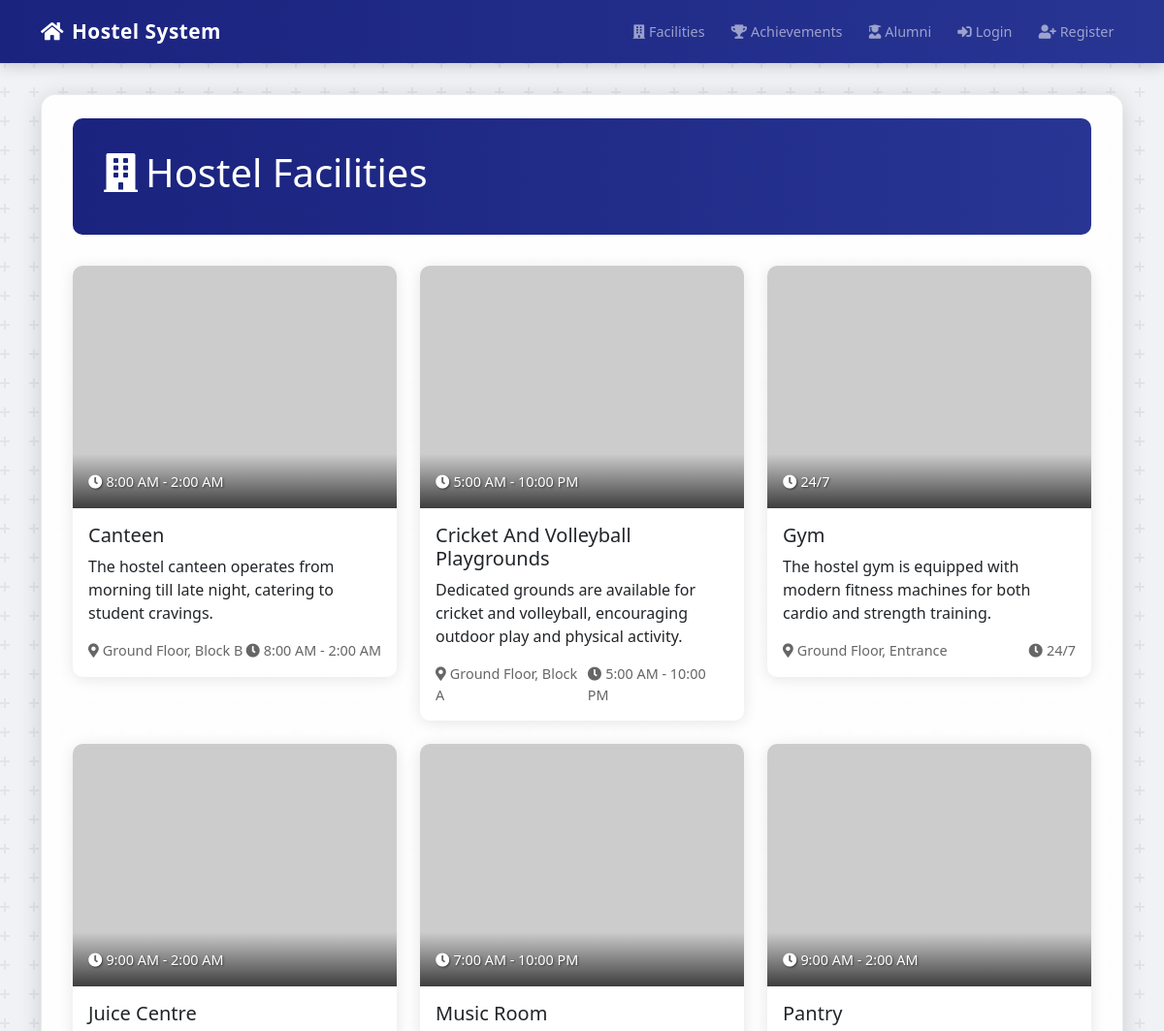
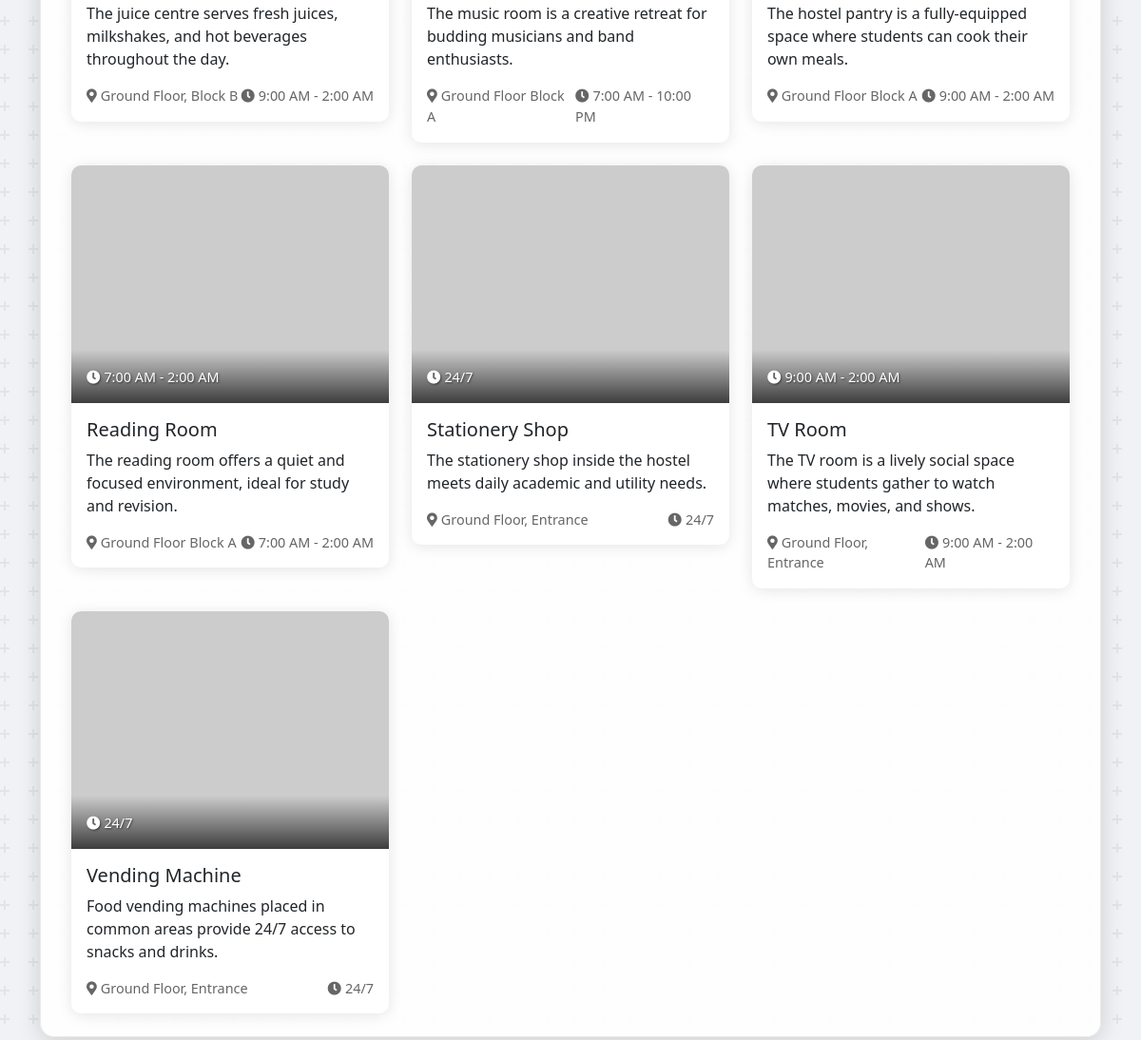
Screenshot of /facilities with the database file from the repository (2 pictures, top to bottom).
### app.py (models this page shows)
class Facility(db.Model):
    id = db.Column(db.Integer, primary_key=True)
    name = db.Column(db.String(100), nullable=False)
    description = db.Column(db.Text, nullable=False)
    location = db.Column(db.String(100), nullable=False)
    availability = db.Column(db.String(50), nullable=False)
    image_url = db.Column(db.String(200))
    created_at = db.Column(db.DateTime, nullable=False, default=datetime.utcnow)

### app.py (the view)
@app.route('/facilities')
def facilities():
    facilities = Facility.query.order_by(Facility.name).all()
    return render_template('facilities.html', title='Hostel Facilities', facilities=facilities)

### templates/facilities.html (shortened to what this page needs)
{% extends "base.html" %}
{% block content %}
<div class="container-md py-4">
    <div class="dashboard-header">
        <div class="d-flex justify-content-between align-items-center">
            <h1><i class="fas fa-building me-2"></i>Hostel Facilities</h1>
        </div>
    </div>
    <div class="facilities-section">
        <div class="row g-4">
            {% for facility in facilities %}
                <div class="col-md-6 col-lg-4">
                    <div class="facility-card">
                        <div class="card h-100">
                            {% if facility.image_url %}
                                <div class="card-img-wrapper">
                                    <img src="{{ facility.image_url }}"
                                         class="card-img-top facility-img"
                                         alt="{{ facility.name }}"
                                         onerror="this.src='https://picsum.photos/800/400';this.onerror=null;">
                                    <div class="img-overlay">
                                        <span class="availability-badge">
                                            <i class="fas fa-clock me-1"></i>{{ facility.availability }}
                                        </span>
                                    </div>
                                </div>
                            {% endif %}
                            <div class="card-body">
                                <h5 class="card-title">{{ facility.name }}</h5>
                                <p class="card-text">{{ facility.description }}</p>
                                <div class="facility-meta">
                                    <span class="location">
                                        <i class="fas fa-map-marker-alt me-1"></i>{{ facility.location }}
                                    </span>
                                    <span class="availability">
                                        <i class="fas fa-clock me-1"></i>{{ facility.availability }}
                                    </span>
                                </div>
                            </div>
                        </div>
                    </div>
                </div>
            {% endfor %}
        </div>
    </div>
</div>
{% endblock %}

### templates/base.html (style rules this page uses)
body { background-color: #f0f2f5; }
.container-md { background-color: rgba(255, 255, 255, 0.92); border-radius: 15px; box-shadow: 0 4px 25px rgba(0, 0, 0, 0.15); padding: 2rem; margin-top: 2rem; margin-bottom: 2rem; border: 1px solid rgba(0,0,0,0.08); }
.dashboard-header, .hero-section { border-radius: 10px; position: relative; overflow: hidden; }

### templates/facilities.html (style rules this page uses)
.dashboard-header { background: linear-gradient(to right, #1a237e, #283593); padding: 2rem; margin: 0 0 2rem 0; color: white; border-radius: 10px; }
.facility-card { transition: all 0.3s ease; animation: fadeIn 0.5s ease-in; }
.card-img-wrapper { position: relative; overflow: hidden; background-color: #f8f9fa; }
.facility-img { height: 250px; object-fit: cover; transition: transform 0.3s ease; background-color: #f8f9fa; }
.img-overlay { position: absolute; bottom: 0; left: 0; right: 0; padding: 1rem; background: linear-gradient(to top, rgba(0,0,0,0.7), transparent); }
.availability-badge { color: white; font-size: 0.9rem; text-shadow: 1px 1px 2px rgba(0,0,0,0.5); }
.card { border: none; box-shadow: 0 2px 15px rgba(0,0,0,0.1); border-radius: 10px; overflow: hidden; }
.facility-meta { display: flex; justify-content: space-between; margin-top: 1rem; font-size: 0.9rem; color: #666; }

### rows the page displays
Facility: availability "8:00 AM - 2:00 AM", name "Canteen", description "The hostel canteen operates from morning till late night, catering to student cravings.", location "Ground Floor, Block B"
Facility: availability "5:00 AM - 10:00 PM", name "Cricket And Volleyball Playgrounds", description "Dedicated grounds are available for cricket and volleyball, encouraging outdoor play and physical activity.", location "Ground Floor, Block A"
Facility: availability "24/7", name "Gym", description "The hostel gym is equipped with modern fitness machines for both cardio and strength training.", location "Ground Floor, Entrance"
Facility: availability "9:00 AM - 2:00 AM", name "Juice Centre", description "The juice centre serves fresh juices, milkshakes, and hot beverages throughout the day.", location "Ground Floor, Block B"
Facility: availability "7:00 AM - 10:00 PM", name "Music Room", description "The music room is a creative retreat for budding musicians and band enthusiasts.", location "Ground Floor Block A"
Facility: availability "9:00 AM - 2:00 AM", name "Pantry", description "The hostel pantry is a fully-equipped space where students can cook their own meals.", location "Ground Floor Block A"
Facility: availability "7:00 AM - 2:00 AM", name "Reading Room", description "The reading room offers a quiet and focused environment, ideal for study and revision.", location "Ground Floor Block A"
Facility: availability "24/7", name "Stationery Shop", description "The stationery shop inside the hostel meets daily academic and utility needs.", location "Ground Floor, Entrance"
Facility: availability "9:00 AM - 2:00 AM", name "TV Room", description "The TV room is a lively social space where students gather to watch matches, movies, and shows.", location "Ground Floor, Entrance"
Facility: availability "24/7", name "Vending Machine", description "Food vending machines placed in common areas provide 24/7 access to snacks and drinks.", location "Ground Floor, Entrance"
